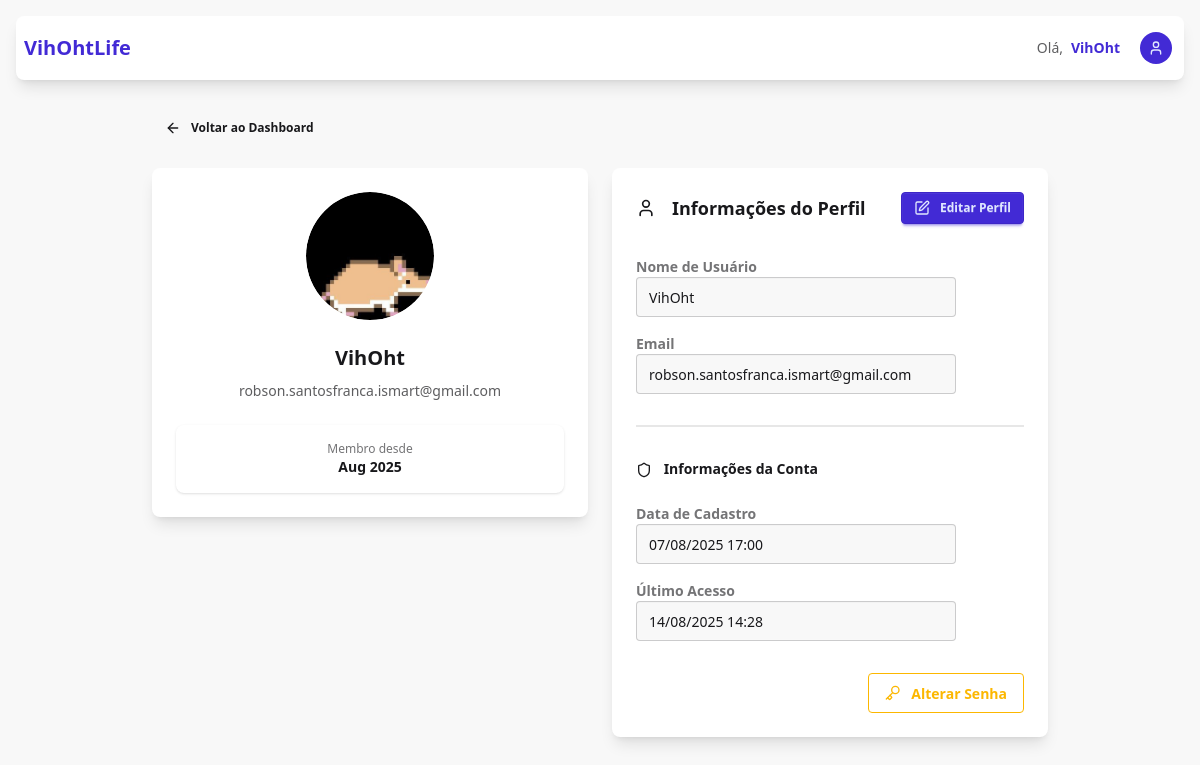
Before: /auth/profile/ (signed in) with the older database file.
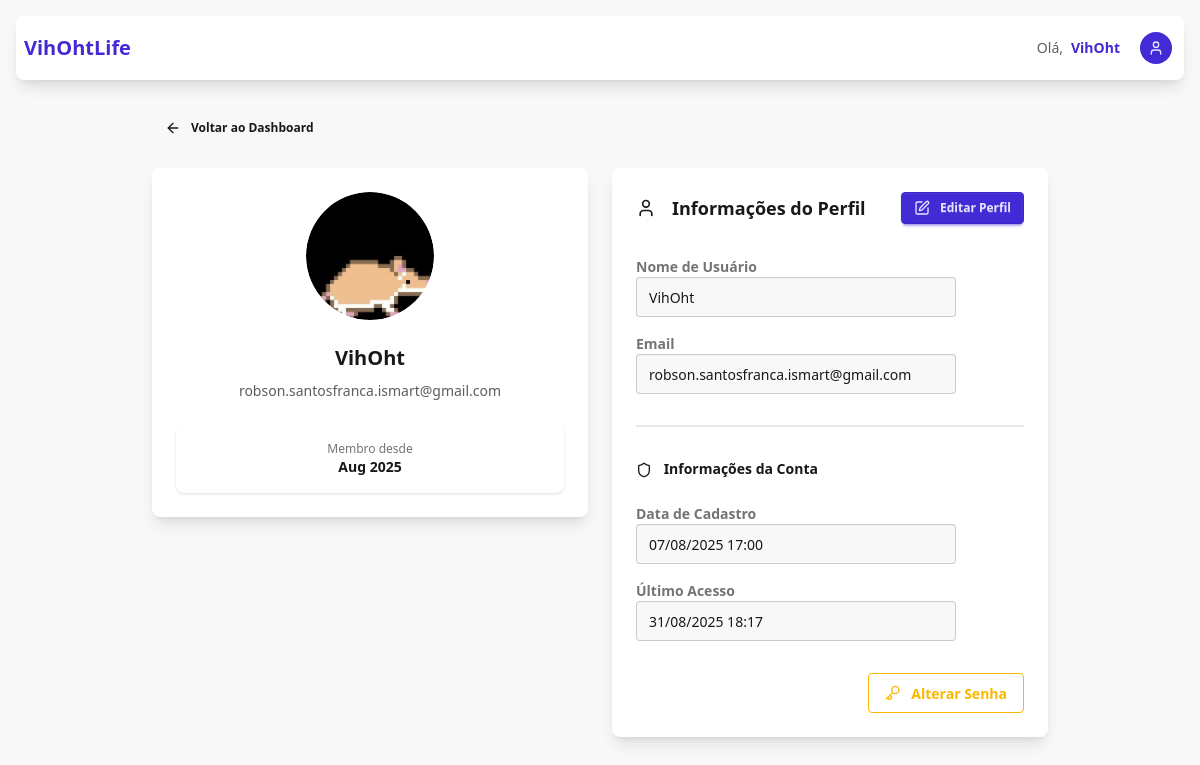
After: the same page with the newer database file.
### authentication/models.py (models this page shows, shortened)
class User(AbstractUser):
    email = models.EmailField(max_length=100, unique=True)
    profile_image = models.ImageField(
        upload_to=user_profile_image_path,
        null=True,
        blank=True,
        help_text="Upload a profile image (max 5MB, JPG/PNG)",
    )
    is_premium = models.BooleanField(default=False)
    USERNAME_FIELD = "email"
    REQUIRED_FIELDS = ["username"]
    def get_profile_image_url(self):
        if self.profile_image and hasattr(self.profile_image, "url"):
            return self.profile_image.url
        return None

### authentication/views.py (the view)
# urls.py: path("profile/", views.profile_view, name="profile"),
@login_required
def profile_view(request):
    return render(request, "authentication/profile.html")

### templates/authentication/profile.html (shortened to what the changed rows need)
{% extends 'landingpage/base.html' %}
{% load static %}
{% block dashboard_content %}
<div class="max-w-4xl mx-auto">
  <div class="grid grid-cols-1 lg:grid-cols-2 gap-6">
    <div class="lg:col-span-1">
      <div class="card bg-base-100 shadow-lg">
        <div class="card-body text-center">
          <div class="avatar mx-auto mb-4">
            <div class="w-32 rounded-full {% if not user.get_profile_image_url %}bg-primary text-primary-content flex items-center justify-center{% endif %}">
              {% if user.get_profile_image_url %}
                <img src="{{ user.get_profile_image_url }}" alt="Profile Image" class="rounded-full">
              {% else %}
                <i data-lucide="user" class="w-16 h-16"></i>
              {% endif %}
            </div>
          </div>
          <h2 class="text-xl font-bold">{{ user.username }}</h2>
          <p class="text-base-content/70">{{ user.email }}</p>
          <div class="stats shadow mt-4">
            <div class="stat place-items-center">
              <div class="stat-title text-xs">Membro desde</div>
              <div class="stat-value text-sm">{{ user.date_joined|date:'M Y' }}</div>
            </div>
          </div>
        </div>
      </div>
    </div>
    <div class="lg:col-span-1">
      <div class="card bg-base-100 shadow-lg">
        <div class="card-body">
          <div class="flex justify-between items-center mb-6">
            <h2 class="card-title">
              <i data-lucide="user" class="w-5 h-5 mr-2"></i>
              Informações do Perfil
            </h2>
          </div>
          <div class="grid grid-cols-1 gap-4">
            <div class="form-control flex flex-col">
              <label class="label">
                <span class="label-text font-semibold">Nome de Usuário</span>
              </label>
              <input
                type="text"
                value="{{ user.username }}"
                class="input input-bordered bg-base-200"
                readonly
              />
            </div>
            <div class="form-control flex flex-col">
              <label class="label">
                <span class="label-text font-semibold">Email</span>
              </label>
              <input
                type="email"
                value="{{ user.email }}"
                class="input input-bordered bg-base-200"
                readonly
              />
            </div>
          </div>
          <div class="grid grid-cols-1 gap-4">
            <div class="form-control flex flex-col">
              <label class="label">
                <span class="label-text font-semibold">Data de Cadastro</span>
              </label>
              <input
                type="text"
                value="{{ user.date_joined|date:'d/m/Y H:i' }}"
                class="input input-bordered bg-base-200"
                readonly
              />
            </div>
            <div class="form-control flex flex-col">
              <label class="label">
                <span class="label-text font-semibold">Último Acesso</span>
              </label>
              <input
                type="text"
                value="{{ user.last_login|date:'d/m/Y H:i'|default:'Nunca' }}"
                class="input input-bordered bg-base-200"
                readonly
              />
            </div>
          </div>
        </div>
      </div>
    </div>
  </div>
</div>
{% endblock %}

### templates/landingpage/base.html (shortened to what this page needs)
{% extends 'base.html' %}
{% block content %}
<div class="min-h-screen bg-base-200 p-4">
  <div class="max-w-7xl mx-auto">
    <div class="navbar bg-base-100 rounded-lg shadow-lg mb-8">
      <div class="flex-1">
        <h2 class="text-xl font-bold text-primary"><a href="{% url 'landingpage' %}">VihOhtLife</a></h2>
      </div>
      <div class="flex-none flex items-center">
        {% if user.is_authenticated %}
          <div class="mr-4 hidden sm:flex items-center">
            <span class="text-sm text-base-content/70 mr-2">Olá,</span>
            <span class="text-sm font-semibold text-primary">{{ user.username }}</span>
          </div>
          <div class="dropdown dropdown-end">
            <div tabindex="0" role="button" class="btn btn-ghost btn-circle avatar">
              <div class="w-8 rounded-full bg-primary text-primary-content flex items-center justify-center" style="display: flex !important;">
                <i data-lucide="user" class="w-4 h-4"></i>
              </div>
            </div>
          </div>
        {% else %}
          <a href="{% url 'authentication:login' %}" class="btn btn-primary btn-sm">
            <i data-lucide="log-in" class="w-4 h-4 mr-1"></i>
            Entrar
          </a>
        {% endif %}
      </div>
    </div>
    {% block dashboard_content %}{% endblock %}
  </div>
</div>
{% endblock %}

Changed rows visible on the page:
changed User "VihOht": last_login "14/08/2025 14:28" → "31/08/2025 18:17"
